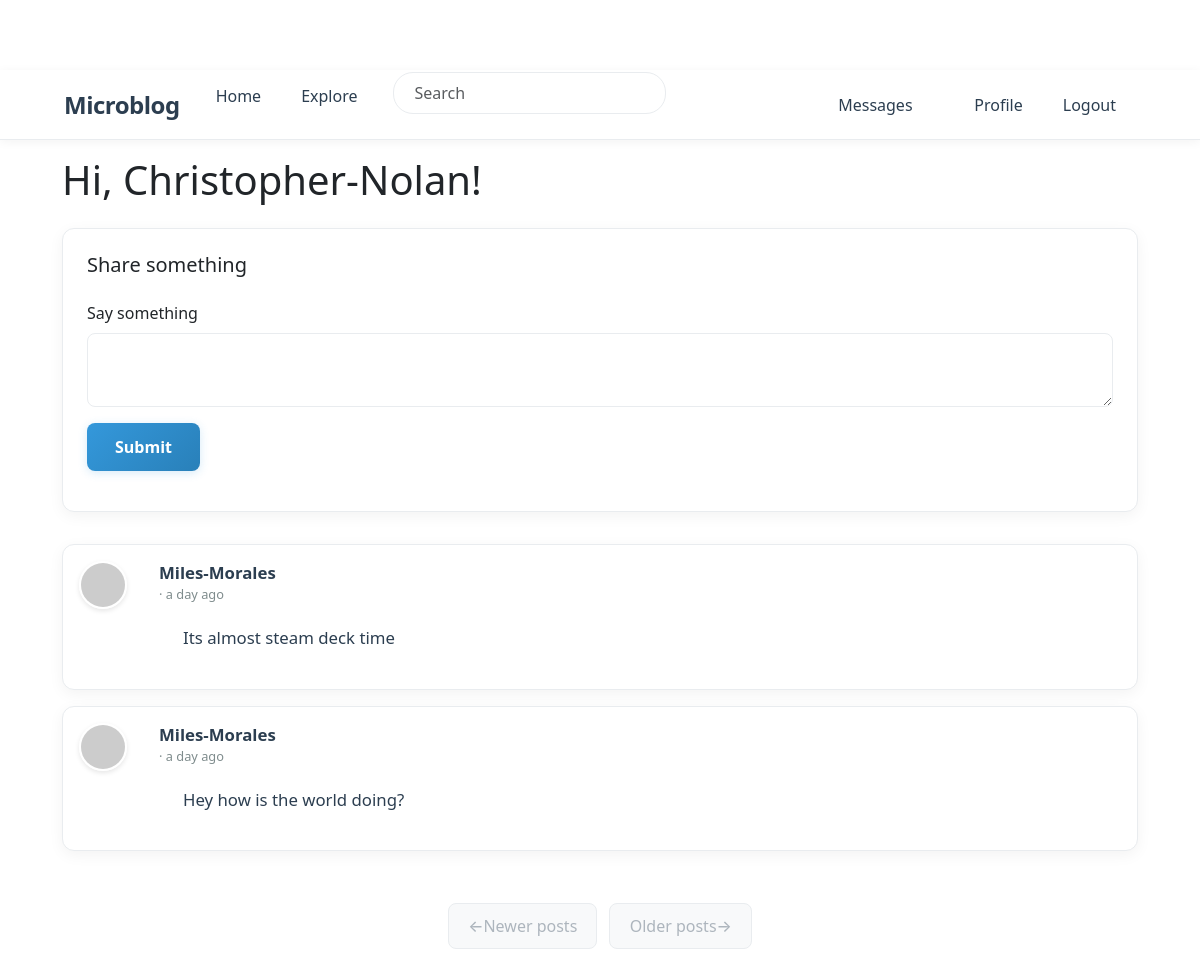
The page /index (signed in) on the database as committed earlier.
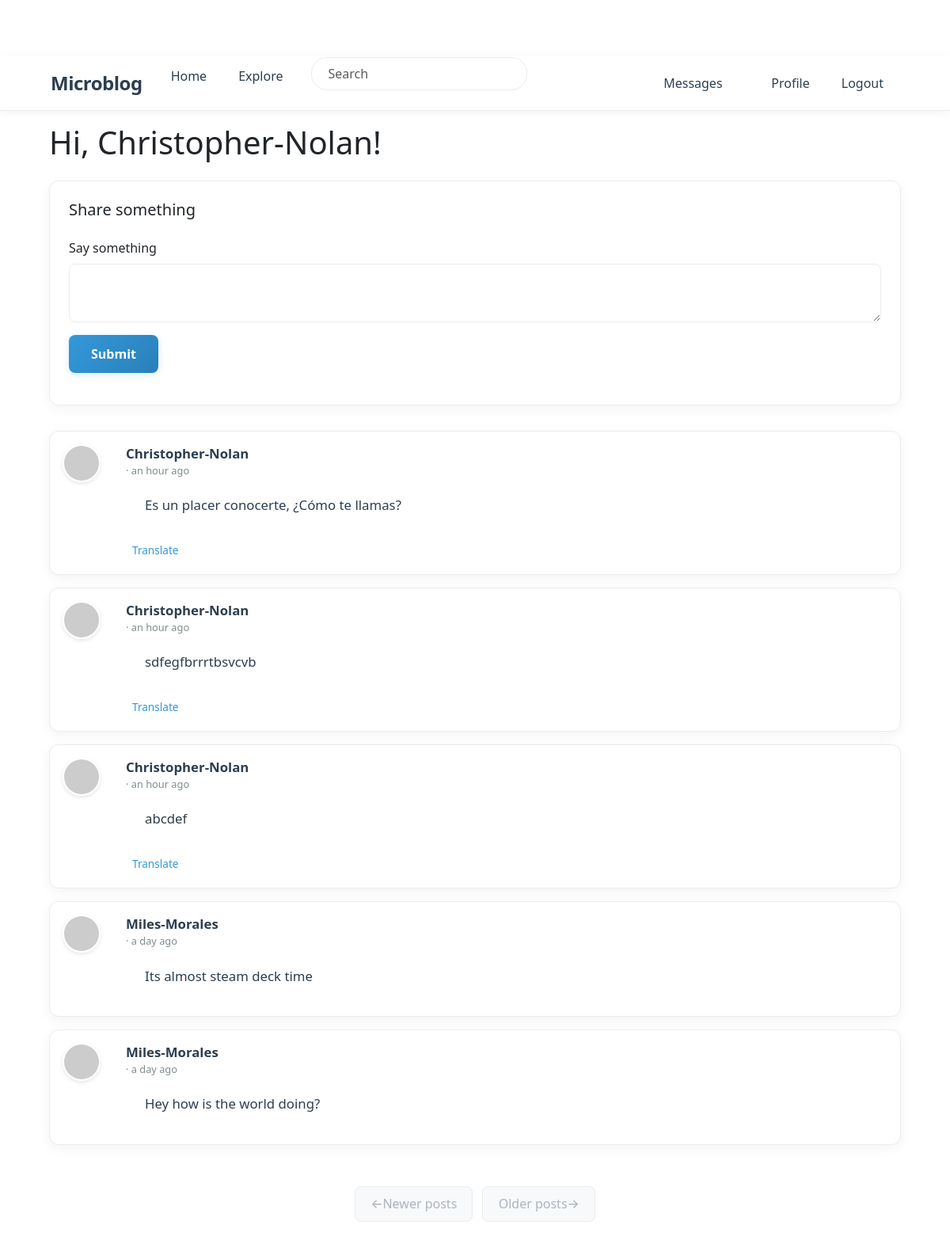
The same page on the database as committed later.
### app/models.py (models this page shows, shortened)
class SearchableMixin:
    @classmethod
    def before_commit(cls, session):
        session._changes = {
            'add': list(session.new),
            'update': list(session.dirty),
            'delete': list(session.deleted)
        }
    @classmethod
    def after_commit(cls, session):
        for obj in session._changes['add']:
            if isinstance(obj, SearchableMixin):
                add_to_index(obj.__tablename__, obj)
        for obj in session._changes['update']:
            if isinstance(obj, SearchableMixin):
                add_to_index(obj.__tablename__, obj)
        for obj in session._changes['delete']:
            if isinstance(obj, SearchableMixin):
                remove_from_index(obj.__tablename__, obj)
        session._changes = None

class Post(SearchableMixin, db.Model):
    __searchable__ = ['body']
    id: so.Mapped[int] = so.mapped_column(primary_key=True)
    body: so.Mapped[str] = so.mapped_column(sa.String(140))
    timestamp: so.Mapped[datetime] = so.mapped_column(
        index=True, default=lambda: datetime.now(timezone.utc))
    user_id: so.Mapped[int] = so.mapped_column(sa.ForeignKey(User.id),
                                               index=True)
    language: so.Mapped[Optional[str]] = so.mapped_column(sa.String(5))
    author: so.Mapped[User] = so.relationship(back_populates='posts')

class PaginatedAPIMixin(object):
    @staticmethod
    def to_collection_dict(query, page, per_page, endpoint, **kwargs):
        resources = db.paginate(query, page=page, per_page=per_page,
                                error_out=False)
        data = {
            'items': [item.to_dict() for item in resources.items],
            '_meta': {
                'page': page,
                'per_page': per_page,
                'total_pages': resources.pages,
                'total_items': resources.total
            },
            '_links': {
                'self': url_for(endpoint, page=page, per_page=per_page,
                                **kwargs),
                'next': url_for(endpoint, page=page + 1, per_page=per_page,
                                **kwargs) if resources.has_next else None,
                'prev': url_for(endpoint, page=page - 1, per_page=per_page,
                                **kwargs) if resources.has_prev else None
            }
        }
        return data

class User(PaginatedAPIMixin, UserMixin, db.Model):
    id: so.Mapped[int] = so.mapped_column(primary_key=True)
    username: so.Mapped[str] = so.mapped_column(sa.String(64), index=True,
                                                unique=True)
    email: so.Mapped[str] = so.mapped_column(sa.String(120), index=True,
                                             unique=True)
    password_hash: so.Mapped[Optional[str]] = so.mapped_column(sa.String(256))
    about_me: so.Mapped[Optional[str]] = so.mapped_column(sa.String(140))
    last_seen: so.Mapped[Optional[datetime]] = so.mapped_column(
        default=lambda: datetime.now(timezone.utc))
    last_message_read_time: so.Mapped[Optional[datetime]]
    token: so.Mapped[Optional[str]] = so.mapped_column(
        sa.String(32), index=True, unique=True)
    token_expiration: so.Mapped[Optional[datetime]]
    posts: so.WriteOnlyMapped['Post'] = so.relationship(
        back_populates='author')
    following: so.WriteOnlyMapped['User'] = so.relationship(
        secondary=followers, primaryjoin=(followers.c.follower_id == id),
        secondaryjoin=(followers.c.followed_id == id),
        back_populates='followers')
    followers: so.WriteOnlyMapped['User'] = so.relationship(
        secondary=followers, primaryjoin=(followers.c.followed_id == id),
        secondaryjoin=(followers.c.follower_id == id),
        back_populates='following')
    messages_sent: so.WriteOnlyMapped['Message'] = so.relationship(
        foreign_keys='Message.sender_id', back_populates='author')
    messages_received: so.WriteOnlyMapped['Message'] = so.relationship(
        foreign_keys='Message.recipient_id', back_populates='recipient')
    notifications: so.WriteOnlyMapped['Notification'] = so.relationship(
        back_populates='user')
    tasks: so.WriteOnlyMapped['Task'] = so.relationship(back_populates='user')
    def avatar(self, size):
        digest = md5(self.email.lower().encode('utf-8')).hexdigest()
        return f'https://www.gravatar.com/avatar/{digest}?d=identicon&s={size}'
    def following_posts(self):
        Author = so.aliased(User)
        Follower = so.aliased(User)
        return (
            sa.select(Post)
            .join(Post.author.of_type(Author))
            .join(Author.followers.of_type(Follower), isouter=True)
            .where(sa.or_(
                Follower.id == self.id,
                Author.id == self.id,
            ))
            .group_by(Post)
            .order_by(Post.timestamp.desc())
        )
    def unread_message_count(self):
        last_read_time = self.last_message_read_time or datetime(1900, 1, 1)
        query = sa.select(Message).where(Message.recipient == self,
                                         Message.timestamp > last_read_time)
        return db.session.scalar(sa.select(sa.func.count()).select_from(
            query.subquery()))
    def get_tasks_in_progress(self):
        query = self.tasks.select().where(Task.complete == False)
        return db.session.scalars(query)

### app/main/routes.py (the view, shortened to what this page needs)
@bp.route('/', methods=['GET', 'POST'])
@bp.route('/index', methods=['GET', 'POST'])
@login_required
def index():
    form = PostForm()
    page = request.args.get('page', 1, type=int)
    posts = db.paginate(current_user.following_posts(), page=page,
                        per_page=current_app.config['POSTS_PER_PAGE'],
                        error_out=False)
    next_url = url_for('main.index', page=posts.next_num) \
        if posts.has_next else None
    prev_url = url_for('main.index', page=posts.prev_num) \
        if posts.has_prev else None
    return render_template('index.html', title=_('Home'), form=form,
                           posts=posts.items, next_url=next_url,
                           prev_url=prev_url)

### app/main/forms.py
class SearchForm(FlaskForm):
    q = StringField(_l('Search'), validators=[DataRequired()])
    def __init__(self, *args, **kwargs):
        if 'formdata' not in kwargs:
            kwargs['formdata'] = request.args
        if 'meta' not in kwargs:
            kwargs['meta'] = {'csrf': False}
        super(SearchForm, self).__init__(*args, **kwargs)

class PostForm(FlaskForm):
    post = TextAreaField(_l('Say something'), validators=[
        DataRequired(), Length(min=1, max=140)])
    submit = SubmitField(_l('Submit'))

### app/__init__.py (called while the page is built)
def get_locale():
    return request.accept_languages.best_match(current_app.config['LANGUAGES'])

### app/main/routes.py (called while the page is built)
@bp.before_app_request
def before_request():
    if current_user.is_authenticated:
        current_user.last_seen = datetime.now(timezone.utc)
        db.session.commit()
        g.search_form = SearchForm()
    g.locale = str(get_locale())

### app/models.py (called while the page is built)
@login.user_loader
def load_user(id):
    return db.session.get(User, int(id))

### app/templates/index.html
{% extends "base.html" %}
{% import "bootstrap_wtf.html" as wtf %}
{% block content %}
    <h1 class="mb-4">{{ _('Hi, %(username)s!', username=current_user.username) }}</h1>
    {% if form %}
    <div class="form-container">
        <h2 class="h5 mb-4">{{ _('Share something') }}</h2>
        {{ wtf.quick_form(form, button_map={'submit': 'primary'}) }}
    </div>
    {% endif %}
    {% for post in posts %}
        {% include '_post.html' %}
    {% endfor %}
    <nav aria-label="Post navigation">
        <ul class="pagination">
            <li class="page-item{% if not prev_url %} disabled{% endif %}">
                <a class="page-link" href="{{ prev_url }}">
                    <span aria-hidden="true">&larr;</span> {{ _('Newer posts') }}
                </a>
            </li>
            <li class="page-item{% if not next_url %} disabled{% endif %}">
                <a class="page-link" href="{{ next_url }}">
                    {{ _('Older posts') }} <span aria-hidden="true">&rarr;</span>
                </a>
            </li>
        </ul>
    </nav>
{% endblock %}

### app/templates/_post.html (shortened to what this page needs)
<div class="card post-card mb-3">
    <div class="card-body">
        <div class="d-flex">
            <div class="flex-shrink-0 me-3">
                <a href="{{ url_for('main.user', username=post.author.username) }}">
                    <img src="{{ post.author.avatar(50) }}" class="post-avatar" alt="{{ post.author.username }}'s avatar">
                </a>
            </div>
            <div class="flex-grow-1">
                <div class="d-flex justify-content-between align-items-start">
                    <div>
                        <a class="user_popup post-username" href="{{ url_for('main.user', username=post.author.username) }}">
                            {{ post.author.username }}
                        </a>
                        <span class="post-time">· {{ moment(post.timestamp).fromNow() }}</span>
                    </div>
                </div>
                <div class="post-body" id="post{{ post.id }}">{{ post.body }}</div>
                {% if post.language and post.language != g.locale %}
                <div class="mt-2">
                    <a href="javascript:translate(
                        'post{{ post.id }}',
                        'translation{{ post.id }}',
                        '{{ post.language }}',
                        '{{ g.locale }}')"
                       class="translation-link">
                        {{ _('Translate') }}
                    </a>
                </div>
                {% endif %}
            </div>
        </div>
    </div>
</div>

Rows that differ between the two databases and show on the page:
added Post: author.username "Christopher-Nolan", timestamp "an hour ago", body "Es un placer conocerte, ¿Cómo te llamas?"
added Post: author.username "Christopher-Nolan", timestamp "an hour ago", body "sdfegfbrrrtbsvcvb"
added Post: author.username "Christopher-Nolan", timestamp "an hour ago", body "abcdef"
